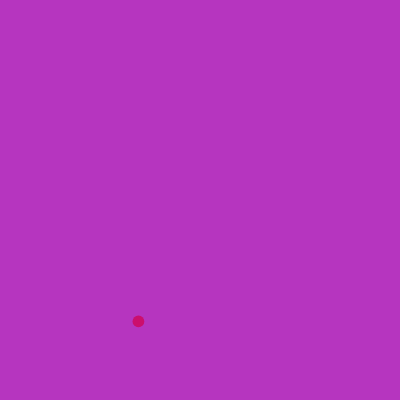
Frame 1 (no input)
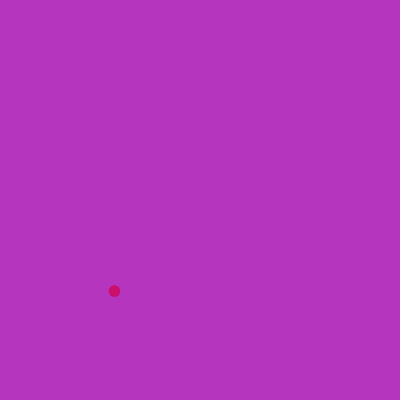
Frame 60 (no input)
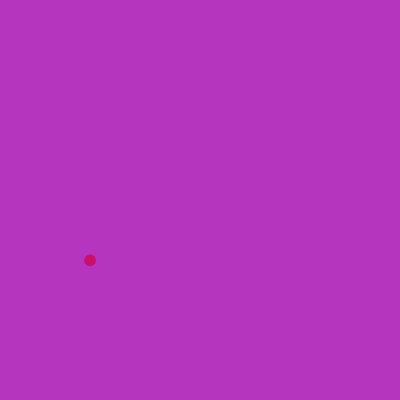
Frame 120 (the mouse pressed at the canvas centre since frame 60)

The p5.js sketch that drew these frames (run headless with seeded random() and noise() and a simulated clock; from frame 60 on, the mouse is pressed at the canvas centre):

// p5.js sketch
// ── sketch.js
let x
let y
let dx
let dy
let radius
let r
let g
let b
let bg

function setup() {
  createCanvas(400, 400)
  createRandomBGColor()
  // ----------------------
  // Task 1 
  // All four of these function calls make the body of setup cleaner. 
  //   They also are all related to the same idea– setting up the properties
  //   of the ball. 
  // Create a function called createBall that does all of these things.
  //   What parameters should it have, if any?
  // ----------------------
  
  
  // Task 1: Create Ball Code
  createBall()
  createRandomColor()
}

function draw() {
  background(bg)
  fill(color(r,g,b))
  circle(x,y,radius)
  x += dx // x = x + dx
  y += dy // y = y + dy
  
  
  // Task 2: Consolidate boundary checks
  if(( x < 0 || x > width ) && ( y < 0 || y > height)) {
    dx *= -1
    dy *= -1
  }
  if( x < 0 || x > width ) {
    dx *= -1 
  }
  if( y < 0 || y > height) {
    dy *= -1
  }   
  
   // Task 3: Adjust boundary checks for ball to bounce on edge
  if ( x - radius <= 0 || x + radius >= width ) {
    dx *= -1
  }
  if ( y - radius <= 0 || y + radius >= height ) {
    dy *= -1
  }
  
  
  // ----------------------
  // Task 2
  // Remember that || means "or" and that && means "and"
  // OR means that if either thing is true, the whole thing ("expression")
  //   is true
  // AND means that if both things are true, then the whole expression is
  //   true. 
  // Consolidate the x boundary checks into one expression 
  // Consolidate the y boundary checks into one expression
  // ----------------------
  // ----------------------
  // Task 3 
  // If you're paying attention, you'll note that the ball isn't bouncing
  //   when it hits the edge, but rather when the center hits the edge. 
  // Adjust the boundary checks to make it so that ball bounces when it 
  //   first hits the edge
  // ----------------------
  // ----------------------
  // Task 4a
  // Write code that incrementally changes at least one of the color channel
  //   channels (r,g,b). You can increase or decrease the value(s) and by
  //   however much you like between 0.1 and 15
  // ----------------------
  // ----------------------
  // Task 4b
  // Remember that the range of color values are integers from 0-255. 
  // Write code that constrains the changing color channel value(s) to that
  //   range by "wrapping" the values around (a number greater than 255 
  //   becomes a number above zero, and a number less than zero becomes a
  //   number greater than zero)
  // ALTERNATIVELY
  // Write code that bounces the number back and forth between 0 and 255 by
  //   alternately increasing the value to 255 then decreasing it down to 0
  //   and then bouncing it back. This will require a number of changes
  
}

// Task 5
// default parameter values. 
// You can see when we call this function in setup, we don't pass any values in.
// In that case, the defaults are used. 
// uncomment the following line and then update the body of the function to use
//   xMin, xMax, yMin, and yMax in the random calls
// Then, in setup, change the setRandomPosition call to specify where your ball
//   should roughly be at the start. 
// function setRandomPosition( xMin = 0, yMin = 0, xMax = width, yMax = height) {
function setRandomPosition() {
  x = random(width)
  y = random(height)  
}

function setRandomVelocity() {
  dx = random(-1,1)
  dy = random(-1,1)  
}

function createRandomColor() {
  r = random(255)
  g = random(255)
  b = random(255)
}

function createRandomBGColor() {
  bg = color(random(255), random(255), random(255))
}

// ----------------------
// Task 6
// Create a new ball here also
// ----------------------
function keyPressed() {
  createRandomBGColor()
}

function createBall() {
  setRandomPosition()
  setRandomVelocity()
  radius = random(10,20)
  createRandomColor()
  noStroke()
}

/** 
Hex Codes for the Official Avenues Colors 

#ffffff (white)
#000000 (black)
#B7B09C (ash)
#D3AE6F (ochre)
#3D68B2 (indigo)
#267355 (moss)
#44C3D4 (pristine blue)
#9796C9 (violet)
#CAC3BC (nimbus)
#C5D982 (pistachio)
#8A916A (olive)
#C17E60 (terracotta)
#F5CD64 (gold)
#C3411E (clay)
#0D9A48 (grass)
#273879 (navy)
*/
